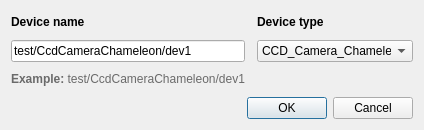
<?xml version="1.0" encoding="UTF-8"?>
<ui version="4.0">
 <class>AddDeviceDialog</class>
 <widget class="QDialog" name="AddDeviceDialog">
  <property name="geometry">
   <rect>
    <x>0</x>
    <y>0</y>
    <width>424</width>
    <height>130</height>
   </rect>
  </property>
  <property name="windowTitle">
   <string>Add new device</string>
  </property>
  <layout class="QGridLayout" name="gridLayout">
   <item row="1" column="0">
    <widget class="QLineEdit" name="deviceNameLine">
     <property name="text">
      <string>test/CcdCameraChameleon/dev1</string>
     </property>
    </widget>
   </item>
   <item row="1" column="2">
    <widget class="QComboBox" name="deviceType">
     <property name="minimumSize">
      <size>
       <width>150</width>
       <height>0</height>
      </size>
     </property>
     <item>
      <property name="text">
       <string>CCD_Camera_Chameleon</string>
      </property>
     </item>
     <item>
      <property name="text">
       <string>CCD_Camera_BINP</string>
      </property>
     </item>
    </widget>
   </item>
   <item row="2" column="0">
    <widget class="QLabel" name="label">
     <property name="text">
      <string>&lt;html&gt;&lt;head/&gt;&lt;body&gt;&lt;p&gt;&lt;span style=&quot; font-weight:600; color:#6a6a6a;&quot;&gt;Example:&lt;/span&gt;&lt;span style=&quot; color:#6a6a6a;&quot;&gt; test/CcdCameraChameleon/dev1&lt;/span&gt;&lt;/p&gt;&lt;/body&gt;&lt;/html&gt;</string>
     </property>
    </widget>
   </item>
   <item row="3" column="0" colspan="3">
    <widget class="QDialogButtonBox" name="buttonBox">
     <property name="orientation">
      <enum>Qt::Horizontal</enum>
     </property>
     <property name="standardButtons">
      <set>QDialogButtonBox::Cancel|QDialogButtonBox::Ok</set>
     </property>
    </widget>
   </item>
   <item row="0" column="0">
    <widget class="QLabel" name="label_2">
     <property name="text">
      <string>&lt;b&gt;Device name&lt;/b&gt;</string>
     </property>
    </widget>
   </item>
   <item row="0" column="2">
    <widget class="QLabel" name="label_3">
     <property name="text">
      <string>&lt;b&gt;Device type&lt;/b&gt;</string>
     </property>
    </widget>
   </item>
  </layout>
 </widget>
 <resources/>
 <connections>
  <connection>
   <sender>buttonBox</sender>
   <signal>accepted()</signal>
   <receiver>AddDeviceDialog</receiver>
   <slot>accept()</slot>
   <hints>
    <hint type="sourcelabel">
     <x>248</x>
     <y>254</y>
    </hint>
    <hint type="destinationlabel">
     <x>157</x>
     <y>274</y>
    </hint>
   </hints>
  </connection>
  <connection>
   <sender>buttonBox</sender>
   <signal>rejected()</signal>
   <receiver>AddDeviceDialog</receiver>
   <slot>reject()</slot>
   <hints>
    <hint type="sourcelabel">
     <x>316</x>
     <y>260</y>
    </hint>
    <hint type="destinationlabel">
     <x>286</x>
     <y>274</y>
    </hint>
   </hints>
  </connection>
 </connections>
</ui>
